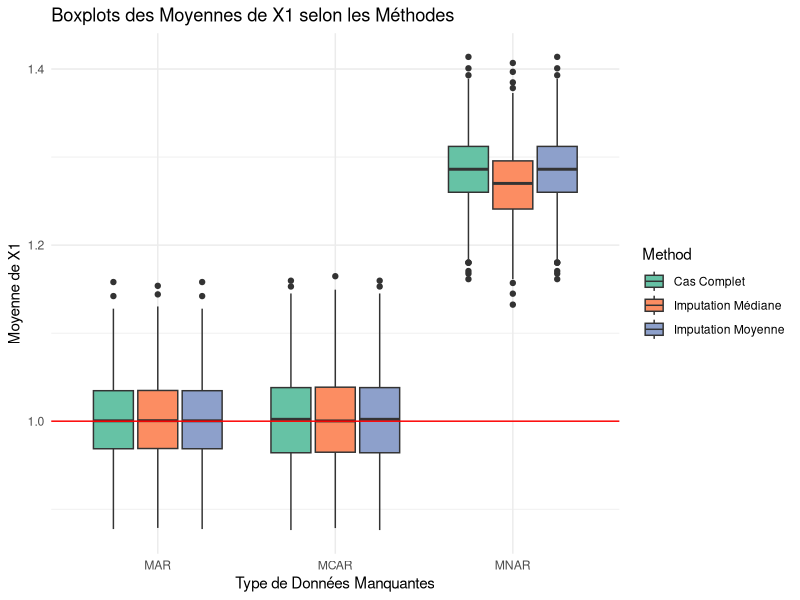
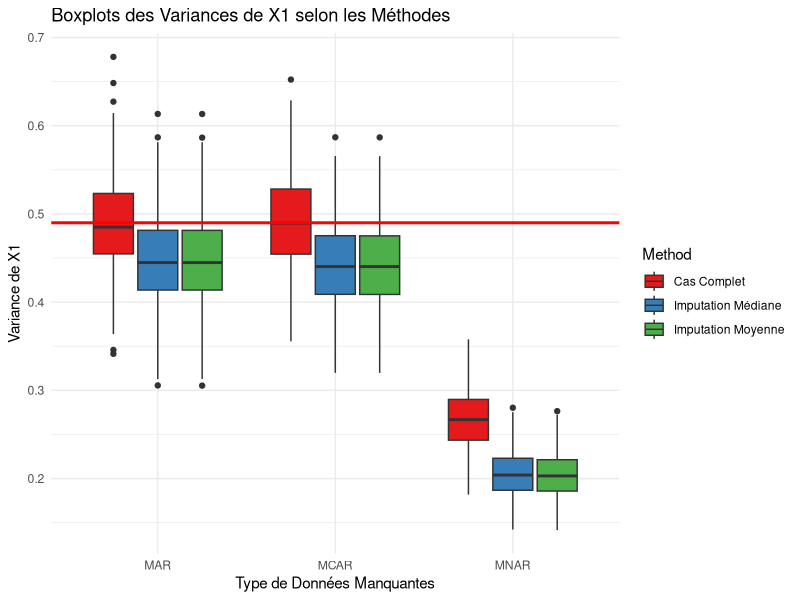
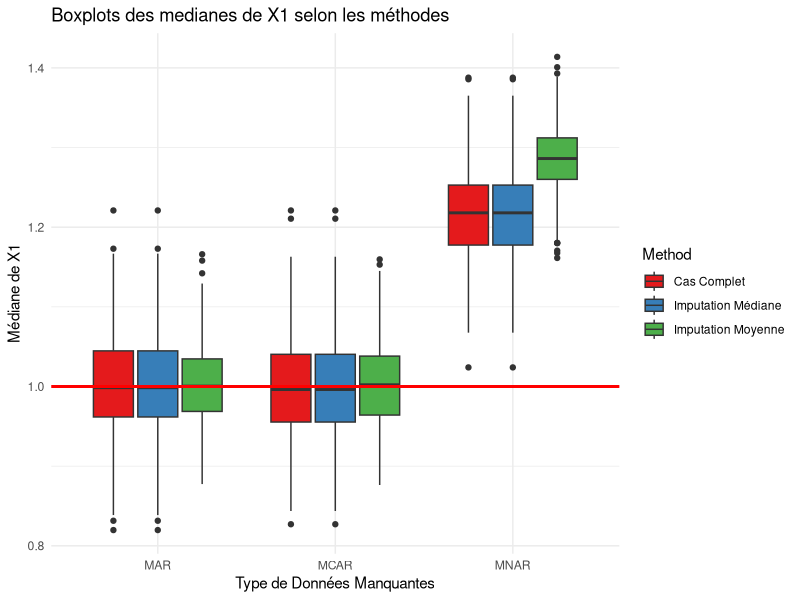

The R script that drew these images, in order:
## 1. Paramètres généraux
n <- 200         # Nombre d'observations
n_sim <- 500       # Nombre de simulations

## Variables pour stocker les résultats
somme_moy_X1 <- 0
somme_moy_B1 <- 0
somme_moy_X2 <- 0

somme_moy_impute_mcar <- 0
somme_moy_impute_mar <- 0
somme_moy_impute_mnar <- 0

somme_moy_impute_median_mcar <- 0
somme_moy_impute_median_mar <- 0
somme_moy_impute_median_mnar <- 0

somme_moy_complet_mcar <- 0
somme_moy_complet_mar <- 0
somme_moy_complet_mnar <- 0

var_complet_X1_mcar <- numeric(500)
var_moy_X1_mcar <- numeric(500)
var_med_X1_mcar <- numeric(500)

var_complet_X1_mar <- numeric(500)
var_moy_X1_mar <- numeric(500)
var_med_X1_mar <- numeric(500)

var_moy_X1_mnar <- numeric(500)
var_med_X1_mnar <- numeric(500)
var_complet_X1_mnar <- numeric(500)

med_complet_X1_mnar <- numeric(500)
med_moy_X1_mnar <- numeric(500)
med_med_X1_mnar <- numeric(500)

med_complet_X1_mcar <- numeric(500)
med_moy_X1_mcar <- numeric(500)
med_med_X1_mcar <- numeric(500)

med_complet_X1_mar <- numeric(500)
med_moy_X1_mar <- numeric(500)
med_med_X1_mar <- numeric(500)



# Moyennes théoriques
moy_theo_X1 <- 1
moy_theo_B1 <- 0.5
moy_theo_X2 <- 1
# mediane théorique 
med_theo_X1 <- 1

## Variances théoriques 

var_theo_X1 <- 0.7^2


# Stockage pour boxplots
res_MCAR <- matrix(NA, nrow = n_sim, ncol = 3)
res_MAR  <- matrix(NA, nrow = n_sim, ncol = 3)
res_MNAR <- matrix(NA, nrow = n_sim, ncol = 3)

# Stockage des variances par simulation
var_mcar <- matrix(NA, nrow = n_sim, ncol = 3)  # Moyenne, Médiane, Cas complets
var_mar <- matrix(NA, nrow = n_sim, ncol = 3)
var_mnar <- matrix(NA, nrow = n_sim, ncol = 3)

med_mcar <- matrix(NA, nrow = n_sim, ncol = 3)  # Moyenne, Médiane, Cas complets
med_mar <- matrix(NA, nrow = n_sim, ncol = 3)
med_mnar <- matrix(NA, nrow = n_sim, ncol = 3)

## 5. Boucle de simulation
for (i in 1:n_sim) {
  
  set.seed(i)
  
  # Génération des données
  B1 <- rbinom(n, 1, 0.5)
  B2 <- rbinom(n, 1, 0.7)
  X1 <- rnorm(n, mean = 1, sd = 0.7)
  X2 <- rnorm(n, mean = 1, sd = 0.5)
  
  data_complet <- data.frame(X1 = X1, X2 = X2, B2 = B2)
  
  # --- MCAR ---
  data_MCAR <- data_complet
  mean(data_complet$X1)
  missing_index <- sample(1:n, size = 0.1 * n)
  data_MCAR$X1[missing_index] <- NA

  
  # Imputation moyenne
  data_MCAR_impute <- data_MCAR
  data_MCAR_impute$X1[is.na(data_MCAR_impute$X1)] <- mean(data_MCAR$X1, na.rm = TRUE)
  somme_moy_impute_mcar <- somme_moy_impute_mcar + mean(data_MCAR_impute$X1)
  
  var_moy_X1_mcar[i] <- var(data_MCAR_impute$X1)
  med_moy_X1_mcar[i] <-  median(data_MCAR_impute$X1)
  
  # Imputation médiane
  data_MCAR_impute_median <- data_MCAR
  data_MCAR_impute_median$X1[is.na(data_MCAR_impute_median$X1)] <- median(data_MCAR$X1 ,na.rm =TRUE)
  somme_moy_impute_median_mcar <- somme_moy_impute_median_mcar + mean(data_MCAR_impute_median$X1)
  
  var_med_X1_mcar[i] <- var(data_MCAR_impute_median$X1)
  med_med_X1_mcar [i]<-  median(data_MCAR_impute_median$X1)
  
  # Cas complets
  data_complet_mcar <- na.omit(data_MCAR)
  somme_moy_complet_mcar <- somme_moy_complet_mcar + mean(data_complet_mcar$X1)
  
  
  res_MCAR[i, ] <- c(mean(data_MCAR_impute$X1),
                     mean(data_MCAR_impute_median$X1),
                     mean(data_complet_mcar$X1))
  
  var_mcar[i, ] <- c(var(data_MCAR_impute$X1),
                     var(data_MCAR_impute_median$X1),
                     var(data_complet_mcar$X1))
  
  med_mcar[i,] <- c(median(data_MCAR_impute$X1),
                    median(data_MCAR_impute_median$X1),
                    median(data_complet_mcar$X1))
  
 
  var_complet_X1_mcar[i] <- var(data_complet_mcar$X1)
  med_complet_X1_mcar [i]<- median(data_complet_mcar$X1)
  
  
  # --- MAR ---
  data_MAR <- data_complet
  missing_index1 <- ifelse(data_MAR$B2 == 0 & data_MAR$X2 < 0.7, 1, 0)
  table(missing_index1)
  data_MAR$X1 <- ifelse(missing_index1 == 0, data_MAR$X1, NA)
  
  
  # Imputation moyenne
  data_MAR_impute <- data_MAR
  data_MAR_impute$X1[is.na(data_MAR_impute$X1)] <- mean(data_MAR$X1, na.rm = TRUE)
  somme_moy_impute_mar <- somme_moy_impute_mar + mean(data_MAR_impute$X1)
  
  var_moy_X1_mar[i] <-  var(data_MAR_impute$X1)
  med_moy_X1_mar[i] <- median(data_MAR_impute$X1)
  
  # Imputation médiane
  data_MAR_impute_median <- data_MAR
  data_MAR_impute_median$X1[is.na(data_MAR_impute_median$X1)] <- median(data_MAR$X1, na.rm = TRUE)
  somme_moy_impute_median_mar <- somme_moy_impute_median_mar + mean(data_MAR_impute_median$X1)
   
 
  var_med_X1_mar[i] <- var(data_MAR_impute_median$X1)
  med_med_X1_mar[i] <- median(data_MAR_impute_median$X1)
  
  # Cas complets
  data_complet_mar <- na.omit(data_MAR)
  somme_moy_complet_mar <- somme_moy_complet_mar + mean(data_complet_mar$X1)
  
  res_MAR[i, ] <- c( mean(data_MAR_impute$X1),
                    mean(data_MAR_impute_median$X1),
                    mean(data_complet_mar$X1))
   
  var_mar[i, ] <- c(var(data_MAR_impute$X1),
                    var(data_MAR_impute_median$X1),
                    var(data_complet_mar$X1))
  
  med_mar[i,] <- c(median(data_MAR_impute$X1),
                   median(data_MAR_impute_median$X1),
                   median(data_complet_mar$X1))
  
  
  var_complet_X1_mar[i] <-  var(data_complet_mar$X1)
  med_complet_X1_mar [i]<-  median(data_complet_mar$X1)
  
  
  # --- MNAR ---
  data_MNAR <- data_complet
  missing_index2 <- ifelse(data_MNAR$X1 < 0.5 , 1, 0)
  table(missing_index2)
  data_MNAR$X1 <- ifelse(missing_index2 == 0, data_MNAR$X1, NA)
  
  
  # Imputation moyenne
  data_MNAR_impute <- data_MNAR
  data_MNAR_impute$X1[is.na(data_MNAR_impute$X1)] <- mean(data_MNAR$X1, na.rm = TRUE)
  somme_moy_impute_mnar <- somme_moy_impute_mnar + mean(data_MNAR_impute$X1)
 
  var_moy_X1_mnar[i] <- var(data_MNAR_impute$X1)
  med_moy_X1_mnar [i]<-  median(data_MNAR_impute$X1)
  
  # Imputation médiane
  data_MNAR_impute_median <- data_MNAR
  data_MNAR_impute_median$X1[is.na(data_MNAR_impute_median$X1)] <- median(data_MNAR$X1, na.rm = TRUE)
  somme_moy_impute_median_mnar <- somme_moy_impute_median_mnar + mean(data_MNAR_impute_median$X1)

  var_med_X1_mnar[i] <- var(data_MNAR_impute_median$X1)
  med_med_X1_mnar[i] <-  median(data_MNAR_impute_median$X1)
  
  
  # Cas complets
  data_complet_mnar <- na.omit(data_MNAR)
  somme_moy_complet_mnar <- somme_moy_complet_mnar + mean(data_complet_mnar$X1)
  med_complet_X1_mnar[i] <-  median(data_complet_mnar$X1)
  var_complet_X1_mnar[i] <-  var(data_complet_mnar$X1)
  
  res_MNAR[i, ] <- c(mean(data_MNAR_impute$X1),
                     mean(data_MNAR_impute_median$X1),
                     mean(data_complet_mnar$X1))
  
  var_mnar[i, ] <- c(var(data_MNAR_impute$X1),
                     var(data_MNAR_impute_median$X1),
                     var(data_complet_mnar$X1))
  
  med_mnar[i,] <- c(median(data_MNAR_impute$X1),
                   median(data_MNAR_impute_median$X1),
                   median(data_complet_mnar$X1))
  
  
  
}

## 6. Calcul des moyennes sur les 500 simulations

moyenne_impute_mcar <- somme_moy_impute_mcar / n_sim
moyenne_impute_mar <- somme_moy_impute_mar / n_sim
moyenne_impute_mnar <- somme_moy_impute_mnar / n_sim

moyenne_impute_median_mcar <- somme_moy_impute_median_mcar / n_sim
moyenne_impute_median_mar <- somme_moy_impute_median_mar / n_sim
moyenne_impute_median_mnar <- somme_moy_impute_median_mnar / n_sim

moyenne_complet_mcar <- somme_moy_complet_mcar / n_sim
moyenne_complet_mar <- somme_moy_complet_mar / n_sim
moyenne_complet_mnar <- somme_moy_complet_mnar / n_sim


## 7. Calcul des biais pour Moyenne

## imputation moyenne

Biais_impute_mcar <- moyenne_impute_mcar - moy_theo_X1
Biais_impute_mar <- moyenne_impute_mar - moy_theo_X1
Biais_impute_mnar <- moyenne_impute_mnar - moy_theo_X1

## imputation mediane

Biais_impute_median_mcar <- moyenne_impute_median_mcar - moy_theo_X1
Biais_impute_median_mar <- moyenne_impute_median_mar - moy_theo_X1
Biais_impute_median_mnar <- moyenne_impute_median_mnar - moy_theo_X1

## Cas complets

Biais_complet_mcar <- moyenne_complet_mcar - moy_theo_X1
Biais_complet_mar <- moyenne_complet_mar - moy_theo_X1
Biais_complet_mnar <- moyenne_complet_mnar - moy_theo_X1


## 7. calcul des biais pour variance 

## MCAR
var_mcar_moy <- mean(var_moy_X1_mcar)
var_mcar_med <- mean(var_med_X1_mcar)
var_mcar_complet <- mean(var_complet_X1_mcar)

## MAR
var_mar_complet <- mean(var_complet_X1_mar) 
var_mar_moy <- mean(var_moy_X1_mar) 
var_mar_med <- mean(var_med_X1_mar)

## MNAR
var_mnar_complet <- mean(var_complet_X1_mnar)
var_mnar_moy <- mean(var_moy_X1_mnar)
var_mnar_med <- mean(var_med_X1_mnar)

## Biais Variance 

## MCAR
Biais_var_complet_mcar <- var_mcar_complet - var_theo_X1
Biais_var_moy_mcar <- var_mcar_moy - var_theo_X1
Biais_var_med_mcar <- var_mcar_med - var_theo_X1


## MAR 
Biais_var_complet_mar <- var_mar_complet - var_theo_X1
Biais_var_moy_mar <- var_mar_moy - var_theo_X1
Biais_var_med_mar <- var_mar_med - var_theo_X1



## MNAR
Biais_var_complet_mnar <- var_mnar_complet - var_theo_X1
Biais_var_moy_mnar <- var_mnar_moy - var_theo_X1
Biais_var_med_mnar <- var_mnar_med - var_theo_X1

# Calcul des biais pour mediane
## MCAR
med_mcar_complet <- mean(med_complet_X1_mcar)
med_mcar_moy <- mean(med_moy_X1_mcar)
med_mcar_med <- mean(med_med_X1_mcar)

## MAR
med_mar_complet <- mean(med_complet_X1_mar)
med_mar_moy <- mean(med_moy_X1_mar)
med_mar_med <- mean(med_med_X1_mar )

## MNAR
med_mnar_complet <- mean(med_complet_X1_mnar) 
med_mnar_moy <- mean(med_moy_X1_mnar)
med_mnar_med <- mean(med_med_X1_mnar)

## Biais Mediane

## MCAR
Biais_med_complet_mcar <- med_mcar_complet - med_theo_X1
Biais_med_moy_mcar <- med_mcar_moy - med_theo_X1
Biais_med_med_mcar <- med_mcar_med - med_theo_X1


## MAR 
Biais_med_complet_mar <- med_mar_complet - med_theo_X1
Biais_med_moy_mar <- med_mar_moy - med_theo_X1
Biais_med_med_mar <- med_mar_med - med_theo_X1

## MNAR
Biais_med_complet_mnar <- med_mnar_complet - med_theo_X1
Biais_med_moy_mnar <- med_mnar_moy - med_theo_X1
Biais_med_med_mnar <- med_mnar_med - med_theo_X1




# Calcul des erreurs quadratiques moyennes (RMSE) pour chaque méthode
erreur_quadratique_mcar <- sqrt(mean((res_MCAR[, 1] - moy_theo_X1)^2))
erreur_quadratique_mar <- sqrt(mean((res_MAR[, 1] - moy_theo_X1)^2))
erreur_quadratique_mnar <- sqrt(mean((res_MNAR[, 1] - moy_theo_X1)^2))



print(paste("EQM MCAR (X1) : ", erreur_quadratique_mcar))
print(paste("EQM MAR (X1) : ", erreur_quadratique_mar))
print(paste("EQM MNAR (X2) : ", erreur_quadratique_mnar))



library(ggplot2)
library(reshape2)
library(dplyr)


             ## Boxplots moyenne

# Supposons que res_MCAR, res_MAR et res_MNAR contiennent les moyennes de X1 pour chaque méthode
resultats <- data.frame(
  Method = rep(c("Imputation Moyenne", "Imputation Médiane", "Cas Complet"), each = n_sim, times = 3),
  Type = rep(c("MCAR", "MAR", "MNAR"), each = n_sim * 3),
  Mean_X1 = c(res_MCAR[,1], res_MCAR[,2], res_MCAR[,3],
              res_MAR[,1], res_MAR[,2], res_MAR[,3],
              res_MNAR[,1], res_MNAR[,2], res_MNAR[,3])
)


ggplot(resultats, aes(x = Type, y = Mean_X1, fill = Method)) +
  geom_boxplot() +
  geom_hline(yintercept = moy_theo_X1, color = "red") +
  labs(title = "Boxplots des Moyennes de X1 selon les Méthodes",
       x = "Type de Données Manquantes",
       y = "Moyenne de X1") +
  theme_minimal() +
  scale_fill_brewer(palette = "Set2") # Pour une palette de couleurs




    ## Boxplots variance 
resultats_var <- data.frame(
  Method = rep(c("Imputation Moyenne", "Imputation Médiane", "Cas Complet"), each = n_sim,times = 3),
  Type = rep(c("MCAR", "MAR", "MNAR"), each = n_sim * 3),
  Variance_X1 = c(var_mcar[,1], var_mcar[,2], var_mcar[,3],
                  var_mar[,1], var_mar[,2], var_mar[,3],
                  var_mnar[,1], var_mnar[,2], var_mnar[,3])
)


ggplot(resultats_var, aes(x = Type, y = Variance_X1, fill = Method)) +
  geom_boxplot() +
  labs(title = "Boxplots des Variances de X1 selon les Méthodes",
       x = "Type de Données Manquantes",
       y = "Variance de X1") +
  theme_minimal() +
  scale_fill_brewer(palette = "Set1") +  # Palette de couleurs
  geom_hline(yintercept = var_theo_X1, color = "red", size = 1) 

## Boxplots mediane

resultats_medianes <- data.frame(
  Method = rep(c("Imputation Moyenne", "Imputation Médiane", "Cas Complet"), each = n_sim, times = 3),
  Type = rep(c("MCAR", "MAR", "MNAR"), each = n_sim * 3),
  Median_X1 = c(med_mcar, med_mar, med_mnar)
)

# Tracer les boxplots avec les médianes
ggplot(resultats_medianes, aes(x = Type, y = Median_X1, fill = Method)) + 
  geom_boxplot() +
  labs(title = "Boxplots des medianes de X1 selon les méthodes",
       x = "Type de Données Manquantes",
       y = "Médiane de X1") +
  theme_minimal() +
  scale_fill_brewer(palette = "Set1")+
  # Ajouter les lignes médianes
  geom_hline(yintercept = med_theo_X1, color = "red" ,size =1)



























